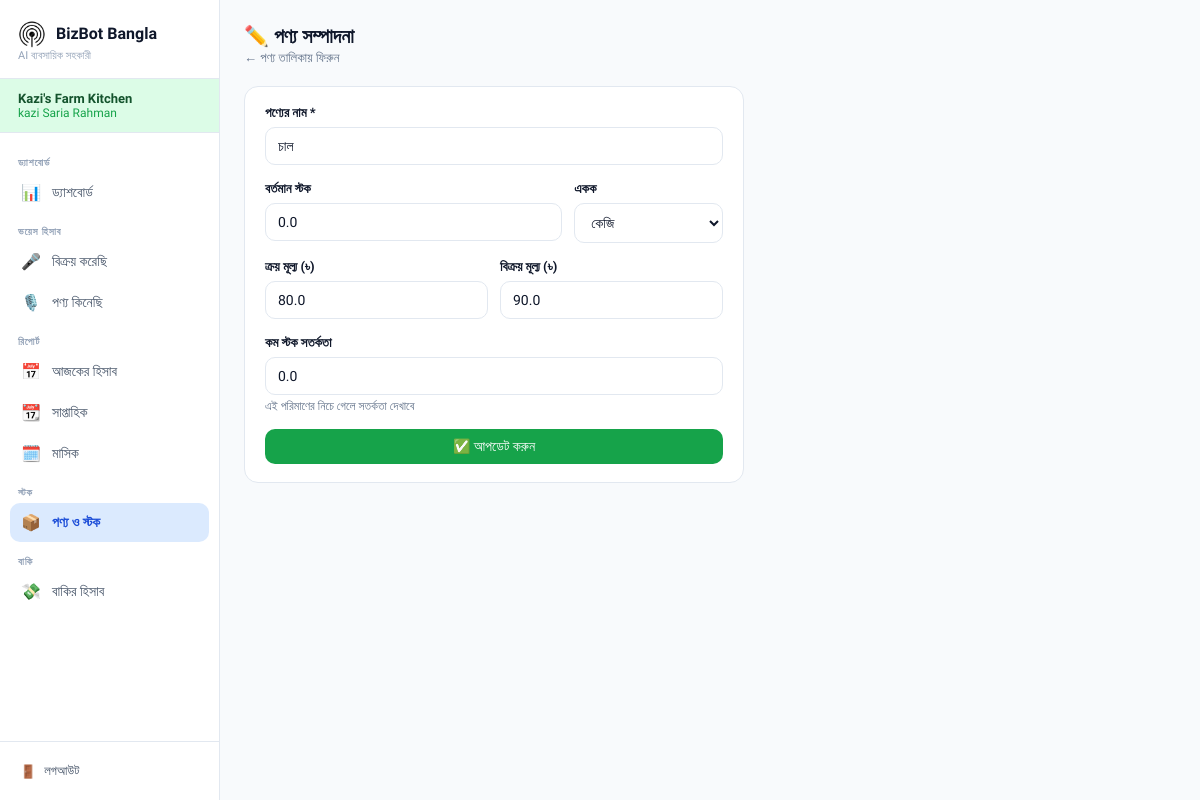
The app's page /inventory/edit/18/ (signed in) with its own data.
### core/models.py (models this page shows, shortened)
class Shop(models.Model):
    user = models.OneToOneField(User, on_delete=models.CASCADE)
    shop_name = models.CharField(max_length=200)
    owner_name = models.CharField(max_length=200)
    phone = models.CharField(max_length=20, blank=True)
    created_at = models.DateTimeField(auto_now_add=True)

class Product(models.Model):
    shop = models.ForeignKey(Shop, on_delete=models.CASCADE, related_name='products')
    name = models.CharField(max_length=200)
    stock = models.FloatField(default=0)
    unit = models.CharField(max_length=50, default='পিস')
    buy_price = models.FloatField(default=0)
    sell_price = models.FloatField(default=0)
    low_stock_alert = models.FloatField(default=0)

### core/views.py (the view, shortened to what this page needs)
# urls.py: path('inventory/edit/<int:pk>/', views.edit_product, name='edit_product'),
@login_required
def edit_product(request, pk):
    shop = get_object_or_404(Shop, user=request.user)
    p = get_object_or_404(Product, pk=pk, shop=shop)
    return render(request,'core/edit_product.html',{'shop':shop,'product':p})

### templates/core/edit_product.html (shortened to what this page needs)
{% extends 'base.html' %}
{% block content %}
<div class="page-header">
  <h1>✏️ পণ্য সম্পাদনা</h1>
  <p><a href="{% url 'inventory' %}" style="color:#64748b;text-decoration:none">← পণ্য তালিকায় ফিরুন</a></p>
</div>
<div style="max-width:500px">
<div class="card card-pad">
  <form method="post">
    <div class="form-group">
      <label>পণ্যের নাম *</label>
      <input type="text" name="name" class="form-control" value="{{ product.name }}" required>
    </div>
    <div style="display:grid;grid-template-columns:2fr 1fr;gap:12px">
      <div class="form-group">
        <label>বর্তমান স্টক</label>
        <input type="number" name="stock" class="form-control" value="{{ product.stock }}" min="0" step="0.01">
      </div>
      <div class="form-group">
        <label>একক</label>
        <select name="unit" class="form-select">
          <option value="কেজি" {% if product.unit == "কেজি" %}selected{% endif %}>কেজি</option>
        </select>
      </div>
    </div>
    <div style="display:grid;grid-template-columns:1fr 1fr;gap:12px">
      <div class="form-group">
        <label>ক্রয় মূল্য (৳)</label>
        <input type="number" name="buy_price" class="form-control" value="{{ product.buy_price }}" min="0" step="0.01">
      </div>
      <div class="form-group">
        <label>বিক্রয় মূল্য (৳)</label>
        <input type="number" name="sell_price" class="form-control" value="{{ product.sell_price }}" min="0" step="0.01">
      </div>
    </div>
    <div class="form-group">
      <label>কম স্টক সতর্কতা</label>
      <input type="number" name="low_stock_alert" class="form-control" value="{{ product.low_stock_alert }}" min="0">
      <div style="font-size:12px;color:#64748b;margin-top:4px">এই পরিমাণের নিচে গেলে সতর্কতা দেখাবে</div>
    </div>
    <button type="submit" class="btn btn-green" style="width:100%;justify-content:center">✅ আপডেট করুন</button>
  </form>
</div>
</div>
{% endblock %}

### templates/base.html (shortened to what this page needs)
<!DOCTYPE html>
<html lang="bn">
<head>
{% load static %}
</head>
<body>
{% if user.is_authenticated %}
{% with shop=request.user.shop %}
<div class="sidebar">
  <div class="sidebar-logo">
    <div class="brand">
      <img class="logo-icon" alt="BizBot logo" src="{% static 'logo.png' %}">
      <h2>BizBot Bangla</h2>
    </div>
    <p>AI ব্যবসায়িক সহকারী</p>
  </div>
  <div class="sidebar-shop">
    <div class="shop-name">{{ shop.shop_name }}</div>
    <div class="owner">{{ shop.owner_name }}</div>
  </div>
  <nav>
    <div class="nav-section">ড্যাশবোর্ড</div>
    <a href="{% url 'dashboard' %}"
       class="{% if request.resolver_match.url_name == 'dashboard' %}active{% endif %}">
      <span class="icon">📊</span> ড্যাশবোর্ড
    </a>
    <div class="nav-section">ভয়েস হিসাব</div>
    <a href="{% url 'voice_sell' %}"
       class="{% if request.resolver_match.url_name == 'voice_sell' %}active-sell{% endif %}">
      <span class="icon">🎤</span> বিক্রয় করেছি
    </a>
    <a href="{% url 'voice_buy' %}"
       class="{% if request.resolver_match.url_name == 'voice_buy' %}active-buy{% endif %}">
      <span class="icon">🎙️</span> পণ্য কিনেছি
    </a>
    <div class="nav-section">রিপোর্ট</div>
    <a href="{% url 'records' %}?period=daily"
       class="{% if request.resolver_match.url_name == 'records' and request.GET.period == 'daily' or request.resolver_match.url_name == 'records' and not request.GET.period %}active{% endif %}">
      <span class="icon">📅</span> আজকের হিসাব
    </a>
    <a href="{% url 'records' %}?period=weekly"
       class="{% if request.resolver_match.url_name == 'records' and request.GET.period == 'weekly' %}active{% endif %}">
      <span class="icon">📆</span> সাপ্তাহিক
    </a>
    <a href="{% url 'records' %}?period=monthly"
       class="{% if request.resolver_match.url_name == 'records' and request.GET.period == 'monthly' %}active{% endif %}">
      <span class="icon">🗓️</span> মাসিক
    </a>
    <div class="nav-section">স্টক</div>
    <a href="{% url 'inventory' %}"
       class="{% if 'inventory' in request.resolver_match.url_name or 'product' in request.resolver_match.url_name %}active{% endif %}">
      <span class="icon">📦</span> পণ্য ও স্টক
    </a>
    <div class="nav-section">বাকি</div>
    <a href="{% url 'baki_list' %}"
       class="{% if 'baki' in request.resolver_match.url_name %}active-baki{% endif %}">
      <span class="icon">💸</span> বাকির হিসাব
    </a>
  </nav>
  <div class="sidebar-bottom">
    <a href="{% url 'logout' %}"><span>🚪</span> লগআউট</a>
  </div>
</div>
{% endwith %}
{% endif %}
<div class="{% if user.is_authenticated %}main{% endif %}">
  {% block content %}{% endblock %}
</div>
</body>
</html>

### templates/base.html (style rules this page uses)
:root { --green: #16a34a; --green-light: #dcfce7; --green-dark: #14532d; --orange: #ea580c; --orange-light: #fff7ed; --orange-dark: #7c2d12; --blue: #1d4ed8; --blue-light: #dbeafe; --purple: #7c3aed; --purple-light: #ede9fe; --bg: #f8fafc; --card: #ffffff; --border: #e2e8f0; --text: #0f172a; --text2: #475569; --text3: #94a3b8; --radius: 14px; --shadow: 0 2px 12px rgba(0,0,0,0.07); }
* { margin:0; padding:0; box-sizing:border-box; font-family:'Hind Siliguri',sans-serif; }
body { background:var(--bg); color:var(--text); min-height:100vh; }
.sidebar { position:fixed; top:0; left:0; width:220px; height:100vh; background:#fff; border-right:1px solid var(--border); display:flex; flex-direction:column; z-index:50; }
.sidebar-logo { padding:20px 18px 16px; border-bottom:1px solid var(--border); }
.sidebar-logo .brand { display:flex; align-items:center; gap:10px; }
.sidebar-logo .logo-icon { width:28px; height:28px; display:block; object-fit:contain; flex:0 0 auto; }
.sidebar-logo h2 { font-size:16px; font-weight:700; color:var(--text); line-height:1.1; }
.sidebar-logo p { font-size:11px; color:var(--text3); margin-top:1px; }
.sidebar-shop { padding:12px 18px; background:var(--green-light); border-bottom:1px solid var(--border); font-size:12px; }
.sidebar-shop .shop-name { font-weight:600; color:var(--green-dark); font-size:13px; }
.sidebar-shop .owner { color:var(--green); }
nav { flex:1; padding:10px 10px; overflow-y:auto; }
.nav-section { font-size:10px; font-weight:600; color:var(--text3); text-transform:uppercase; letter-spacing:.8px; padding:8px 8px 4px; margin-top:6px; }
nav a { display:flex; align-items:center; gap:10px; padding:10px 10px; border-radius:10px; color:var(--text2); text-decoration:none; font-size:14px; transition:all .15s; margin-bottom:2px; }
nav a.active { background:var(--blue-light); color:var(--blue); font-weight:600; }
nav a .icon { font-size:16px; width:22px; text-align:center; }
.sidebar-bottom { padding:12px 10px; border-top:1px solid var(--border); }
.sidebar-bottom a { display:flex; align-items:center; gap:8px; padding:9px 10px; border-radius:10px; color:var(--text2); text-decoration:none; font-size:13px; }
.main { margin-left:220px; padding:24px; }
.page-header { margin-bottom:20px; }
.page-header h1 { font-size:20px; font-weight:700; color:var(--text); }
.page-header p { font-size:13px; color:var(--text2); margin-top:2px; }
.card { background:var(--card); border-radius:var(--radius); border:1px solid var(--border); }
.card-pad { padding:18px 20px; }
.btn { display:inline-flex; align-items:center; gap:6px; padding:9px 16px; border-radius:10px; font-size:14px; font-weight:500; cursor:pointer; border:none; transition:all .15s; text-decoration:none; font-family:'Hind Siliguri',sans-serif; }
.btn-green { background:var(--green); color:white; }
.form-group { margin-bottom:16px; }
.form-group label { display:block; font-size:13px; font-weight:600; color:var(--text); margin-bottom:6px; }
.form-control, .form-select { width:100%; padding:10px 12px; border:1.5px solid var(--border); border-radius:10px; font-size:14px; color:var(--text); background:white; font-family:'Hind Siliguri',sans-serif; transition:border .15s; }

### records on screen
Shop: shop_name "Kazi's Farm Kitchen", owner_name "kazi Saria Rahman"
Product: name "চাল", stock "0.0", unit "কেজি", buy_price "80.0", sell_price "90.0", low_stock_alert "0.0"
